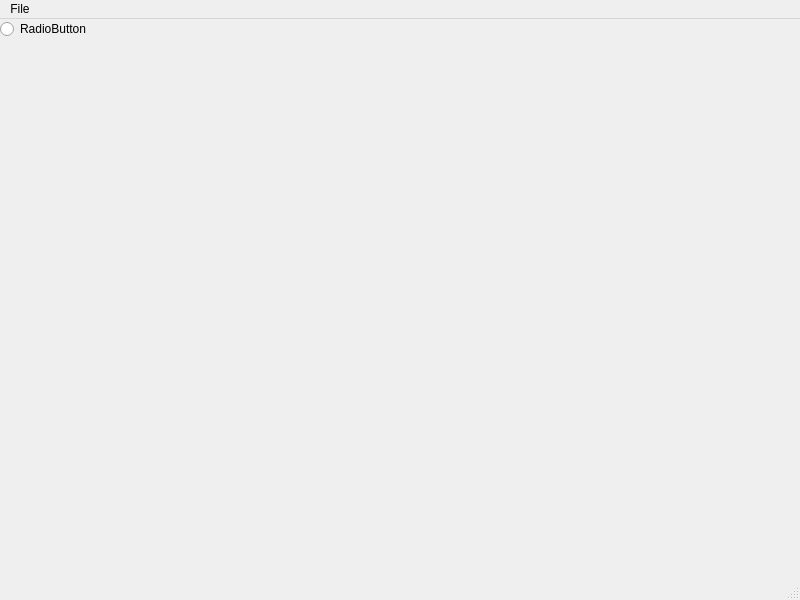
<?xml version="1.0" encoding="UTF-8"?>
<ui version="4.0">
 <class>MainWindow</class>
 <widget class="QMainWindow" name="MainWindow">
  <property name="geometry">
   <rect>
    <x>0</x>
    <y>0</y>
    <width>800</width>
    <height>600</height>
   </rect>
  </property>
  <property name="windowTitle">
   <string>QT+OpenGL+ODE :: CRAb Physics Simulation</string>
  </property>
  <widget class="QWidget" name="centralwidget">
   <layout class="QVBoxLayout" name="verticalLayout">
    <property name="spacing">
     <number>0</number>
    </property>
    <property name="margin">
     <number>0</number>
    </property>
    <item>
     <widget class="QRadioButton" name="radioButton">
      <property name="text">
       <string>RadioButton</string>
      </property>
     </widget>
    </item>
    <item>
     <widget class="GLFrame" name="widget" native="true"/>
    </item>
   </layout>
  </widget>
  <widget class="QMenuBar" name="menubar">
   <property name="geometry">
    <rect>
     <x>0</x>
     <y>0</y>
     <width>800</width>
     <height>25</height>
    </rect>
   </property>
   <widget class="QMenu" name="menuFile">
    <property name="title">
     <string>File</string>
    </property>
    <addaction name="actionOpen"/>
   </widget>
   <addaction name="menuFile"/>
  </widget>
  <widget class="QStatusBar" name="statusbar"/>
  <action name="actionOpen">
   <property name="text">
    <string>Open</string>
   </property>
  </action>
 </widget>
 <customwidgets>
  <customwidget>
   <class>GLFrame</class>
   <extends>QWidget</extends>
   <header location="global">interface/glframe.h</header>
   <container>1</container>
  </customwidget>
 </customwidgets>
 <resources/>
 <connections/>
</ui>
